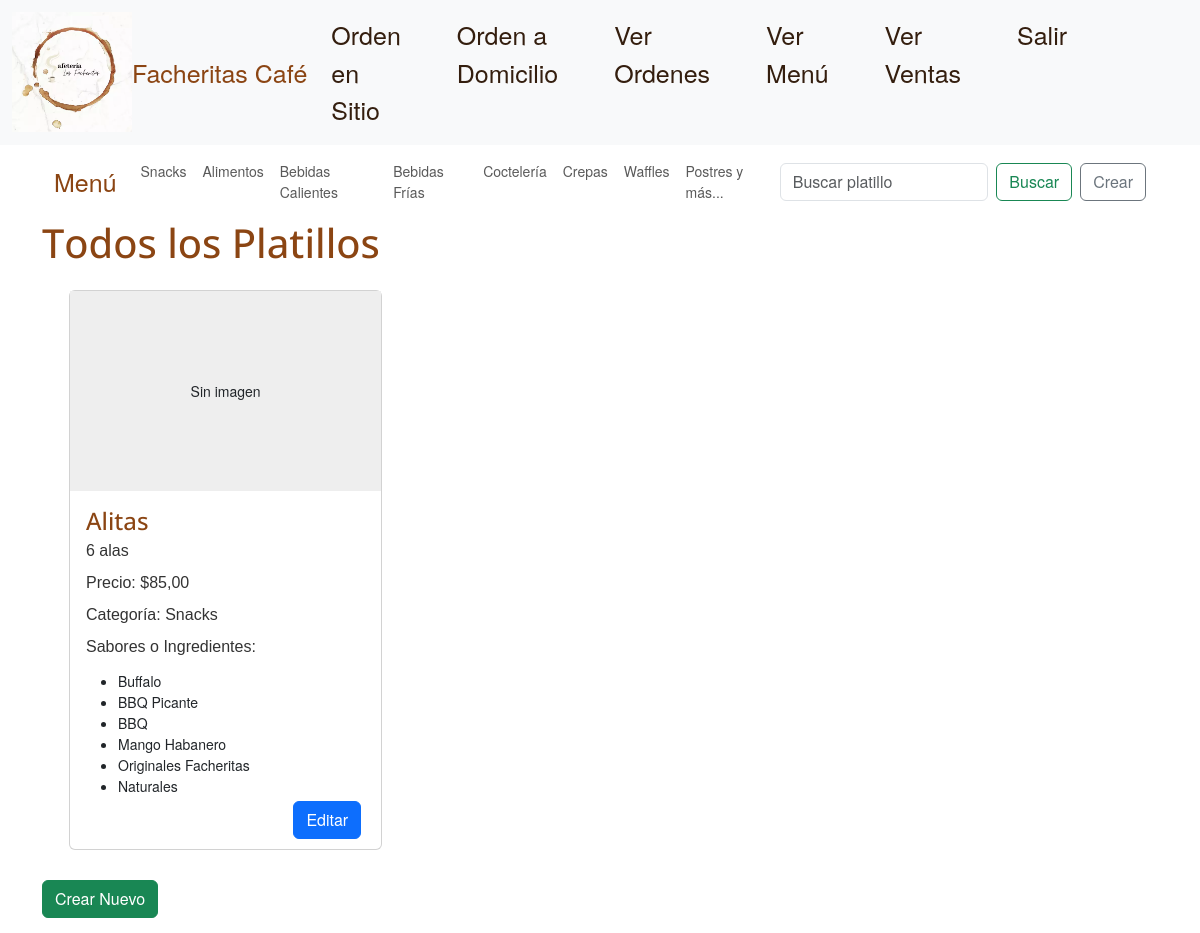
Before: /Menu/ (signed in) with the older database file.
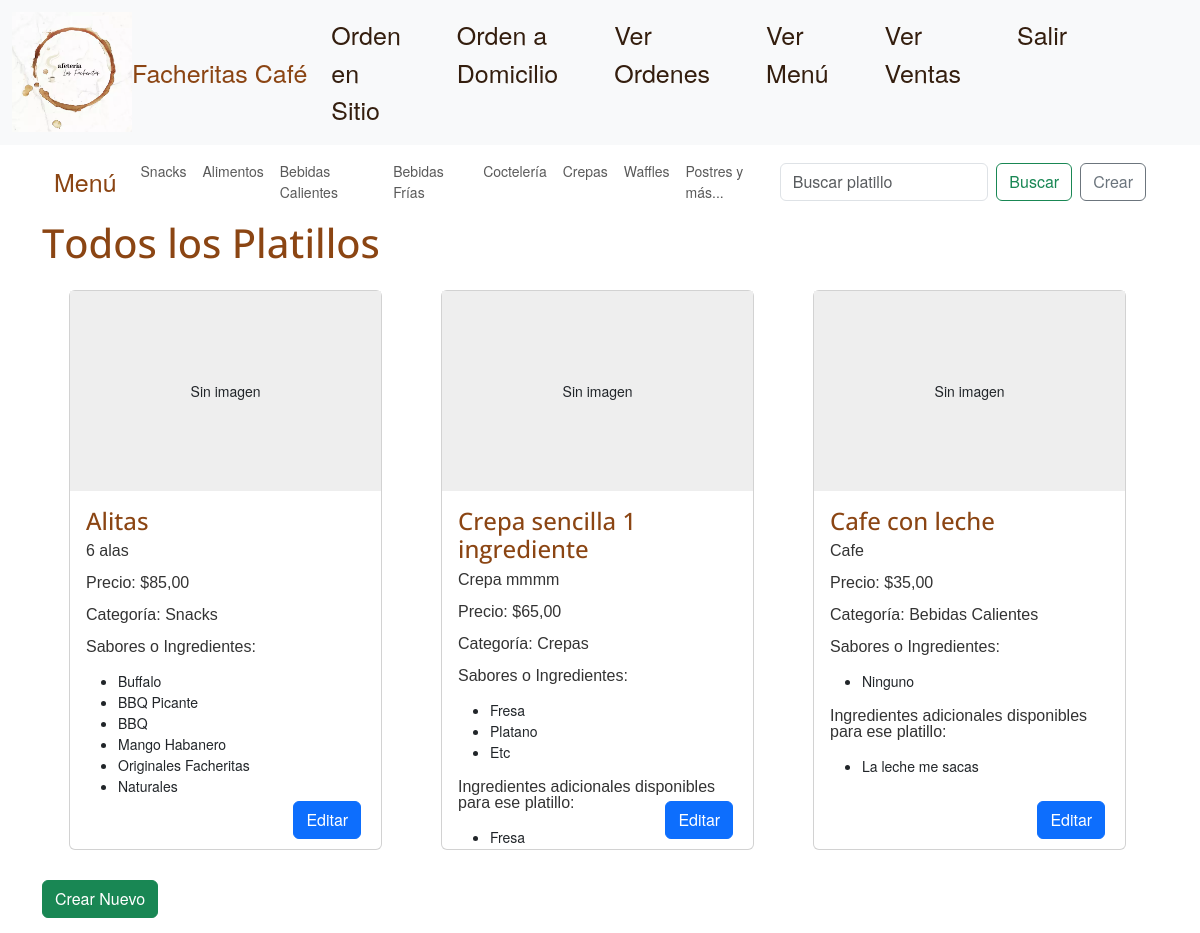
After: the same page with the newer database file.
### Menu/models.py (models this page shows, shortened)
class CategoriaMenu(models.Model):
    nombreCate = models.CharField(max_length=15)
    def __str__(self):
        return self.nombreCate

class Producto(models.Model):
    nombre = models.CharField(max_length=50)
    descripcion = models.TextField()
    sabores_raw = models.CharField(max_length=255, blank=True, null=True)
    precio = models.DecimalField(max_digits=10, decimal_places=2)
    categoria = models.ForeignKey(CategoriaMenu, on_delete=models.CASCADE)
    imagen = models.ImageField(upload_to='productos/', blank=True, null=True)
    adicionales = models.ManyToManyField('Adicional', related_name='ingredientes_adicionales', blank=True)
    def obtener_sabores(self):
        if self.sabores_raw:
            return [sabor.strip() for sabor in self.sabores_raw.split(',')]
        else:
            return ['Ninguno']
    def set_sabores(self, sabores):
        self.sabores_raw = ', '.join(sabores)
    sabores = property(obtener_sabores, set_sabores)

class Adicional(models.Model):
    nombre = models.CharField(max_length=50)
    precio_extra = models.DecimalField(max_digits=10, decimal_places=2)
    def __str__(self):
        return self.nombre

### Menu/views.py (the view)
# urls.py: path('',MenuListar.as_view() , name= 'Menu'),
class MenuListar(LoginRequiredMixin, BuscadorYCategoriasMixin, ListView):
    login_url = 'login'
    redirect_field_name = 'next'
    model = Producto
    template_name = 'Menu.html'
    context_object_name = 'Productos'

### Menu/views.py (called while the page is built)
    def get_queryset(self):
        categoria_id = self.kwargs.get('categoria_id')
        productos = Producto.objects.all()
        if categoria_id:
            productos = productos.filter(categoria=categoria_id)
        busqueda = self.request.GET.get("Buscar")
        if busqueda:
            atributos_a_buscar = ['nombre', 'descripcion', 'precio', 'categoria__nombreCate']
            query = Q()
            for atributo in atributos_a_buscar:
                query |= Q(**{f'{atributo}__icontains': busqueda})
            productos = productos.filter(query)
        return productos

    def get_context_data(self, **kwargs):
        context = super().get_context_data(**kwargs)
        context['categorias'] = CategoriaMenu.objects.all()
        return context

### Menu/templates/Menu.html (shortened to what this page needs)
{% extends 'main.html' %}
{% load static %}
{% block contenido %}
<nav class="navbar navbar-expand-lg navbar-light " style="background-color: #ffffff; color: #ffffff;">
    <div class="container-fluid">
      <a class="navbar-brand" href="{% url 'Menu'  %}" style="color: #8B4513; font-size: 25px;">Menú</a>
      <div class="collapse navbar-collapse" id="navbarSupportedContent">
        <ul class="navbar-nav me-auto mb-2 mb-lg-0">
        {% for categoria in categorias %}
        <li class="nav-item">
          <a class="nav-link" href="{% url 'menu_por_categoria' categoria.id %}">{{ categoria.nombreCate }}</a>
        </li>
        {% endfor %}
        </ul>
        <form class="d-flex" method= "GET">
          <input class="form-control me-2" type="search" placeholder="Buscar platillo" aria-label="Search" name="Buscar" value="">
          <button class="btn btn-outline-success custom-brown" type="submit"  >Buscar</button>
        </form>
        {%if user.is_staff%}
        <a class="btn btn-outline-secondary ms-2" href="{% url 'CrearProducto' %}" style="left: 20px; right: 20px;">Crear</a>
        {%endif%}
      </div>
    </div>
  </nav>
    <div class="row">
        <div class="col-lg-12">
            <div style="display: flex;">
                <h1>Todos los Platillos</h1>
            </div>
        </div>
    </div>
    <div class="container-fluid">
        <div class="row">
            {% for Producto in Productos %}
                <div class="col-lg-4 col-md-6 col-sm-12">
                    <div class="card card-item" >
                        {% if Producto.imagen %}
                        <img src="{{ Producto.imagen.url }}" class="card-img-top" style="width: 100%; height:200px;" alt="...">
                        {% else %}
                        <div class="card-placeholder" style="width: 100%; height:200px; background-color: #eee; text-align: center; line-height: 200px;">
                            Sin imagen
                        </div>
                        {% endif %}
                        <div class="card-body">
                            <h5 class="card-title">{{ Producto.nombre }}</h5>
                            <p class="card-text">{{ Producto.descripcion }}</p>
                            <p class="card-text">Precio: ${{ Producto.precio }}</p>
                            <p class="card-text">Categoría: {{ Producto.categoria }}</p>
                            <p class="card-text">Sabores o Ingredientes: </p>
                            <ul id="sabores">
                              {% for sabor in Producto.sabores %}
                                <li>{{ sabor }}</li>
                              {% endfor %}
                            </ul>
                            {%if user.is_staff%}
                            <a href="{% url 'EditarProducto' pk=Producto.id%}" class="btn btn-primary" style="position: absolute; bottom: 10px; right: 20px;">Editar</a>
                            {%endif%}
                            {% if Producto.adicionales.all %}
                            <p class="card-text">Ingredientes adicionales disponibles para ese platillo: </p>
                            <ul id="adicionales">
                              {% for ingrediente in Producto.adicionales.all %}
                                <li>{{ ingrediente }}</li>
                              {% endfor %}
                            </ul>
                            {%endif%}
                        </div>
                    </div>
                </div>
            {% endfor %}
        </div>
    </div>
    <a href="{% url 'CrearProducto' %}" class="btn btn-success" style="margin-top: 15px; margin-bottom: 15px;"> Crear Nuevo </a>
{% endblock %}

### templates/main.html (shortened to what this page needs)
{% load static %}
<!DOCTYPE html>
<html lang="en">
<head>
    <link href="https://cdn.jsdelivr.net/npm/bootstrap@5.3.0/dist/css/bootstrap.min.css" rel="stylesheet">
    <link rel="stylesheet" href="https://cdnjs.cloudflare.com/ajax/libs/font-awesome/6.5.1/css/all.min.css" />
    <link rel="stylesheet" type="text/css" href="{% static 'css/perfect-scrollbar.css' %}">
    <link rel="stylesheet" href="https://cdn.jsdelivr.net/npm/bootstrap-icons@1.11.3/font/bootstrap-icons.min.css">
    <link rel="stylesheet" href="{% static 'css/style.css' %}">
    <link rel='stylesheet' href='https://cdn.jsdelivr.net/npm/swiper@10/swiper-bundle.min.css'>
    <link rel="stylesheet" href="{% static 'css/carrusel.css' %}">
</head>
<body>
    <nav class="navbar navbar-expand-lg navbar-light bg-light" >
        <div class="container-fluid">
            <img src = "{% static 'images/Logo.png'%}" width="120" height="120" alt="Facheritas Café" > </img>
            <a class="navbar-brand" href="{% url 'Dashboard' %}" style="color: #8B4513; font-size: 25px;">Facheritas Café</a>
            <div class="collapse navbar-collapse justify-content-end" id="navbarNav">
                <ul class="navbar-nav ml-auto">
                    <li class="nav-item">
                        <a class="nav-link" href="{% url 'seleccionar_mesa' %}" style="color: #341e0e; font-size: 25px; margin-right: 40px;">Orden en Sitio</a>
                    </li>
                    <li class="nav-item">
                        <a class="nav-link" href="{% url 'HomeDomicilio' %}" style="color: #341e0e; font-size: 25px; margin-right: 40px;">Orden a Domicilio</a>
                    </li>
                    <li class="nav-item">
                        <a class="nav-link" href="{% url 'VerComanda' %}" style="color: #341e0e; font-size: 25px; margin-right: 40px;">Ver Ordenes</a>
                    </li>
                    <li class="nav-item">
                        <a class="nav-link" href="{% url 'Menu'%}" style="color: #341e0e; font-size: 25px; margin-right: 40px;">Ver Menú</a>
                    </li>
                    {%if user.is_staff%}
                    <li class="nav-item">
                        <a class="nav-link" href="{% url 'pagar' %}" style="color: #341e0e; font-size: 25px; margin-right: 40px;">Ver Ventas</a>
                    </li>
                    {%endif%}
                    <li class="nav-item">
                        {% if user.is_authenticated %}
                            <a class="nav-link" href="{% url 'logout' %}" style="color: #341e0e; font-size: 25px; margin-right: 150px;">Salir</a>
                        {% else %}
                            <a class="nav-link" href="{% url 'login' %}" style="color: #341e0e; font-size: 25px; margin-right: 150px;">Iniciar Sesión</a>
                        {% endif %}
                    </li>
                </ul>
            </div>
        </div>
    </nav>
    <div class="container flex">
        {%block contenido%}{%endblock contenido %}
    </div>
</body>
</html>

### static/css/perfect-scrollbar.css (style rules this page uses)
.ps { overflow: hidden !important; overflow-anchor: none; -ms-overflow-style: none; touch-action: auto; -ms-touch-action: auto; }

### static/css/style.css (style rules this page uses)
html body { background: white; }
h1, h2, h3, h4, h5, h6 { color: #8B4513; font-family: 'Open Sans', sans-serif; }
p { line-height: 1.5; }
.card-title { font-family: 'Open Sans'sans-serif; color: #8B4513; font-size: 1.5rem; }
.card-text { color: #333; font-family: 'Montserrat',sans-serif; font-size: 1rem; line-height: 1; }
.card-body { max-height: 400px; overflow-y: auto; }

### static/css/carrusel.css (style rules this page uses)
body { position: relative; height: 100%; }
body { font-family: Helvetica Neue, Helvetica, Arial, sans-serif; font-size: 14px; color: #000; margin: 0; padding: 0; overflow-x: hidden; }

### Menu/templates/Menu.html (style rules this page uses)
.card { width: 25rem; height: 35rem; margin: 15px; }
@media (max-width: 1400px) { .card { width: calc(95%); } }
@media (max-width: 1200px) { .card { width: calc(90%); } }

Changed rows visible on the page:
added Producto: imagen "Sin imagen", nombre "Crepa sencilla 1 ingrediente", descripcion "Crepa mmmm", precio "65,00", categoria "Crepas", sabores "Fresa" "Platano" "Etc"
added Adicional: nombre "Fresa", shown under "Crepa sencilla 1 ingrediente"
added Producto: imagen "Sin imagen", nombre "Cafe con leche", descripcion "Cafe", precio "35,00", categoria "Bebidas Calientes", sabores "Ninguno"
added Adicional: nombre "La leche me sacas", shown under "Cafe con leche"
